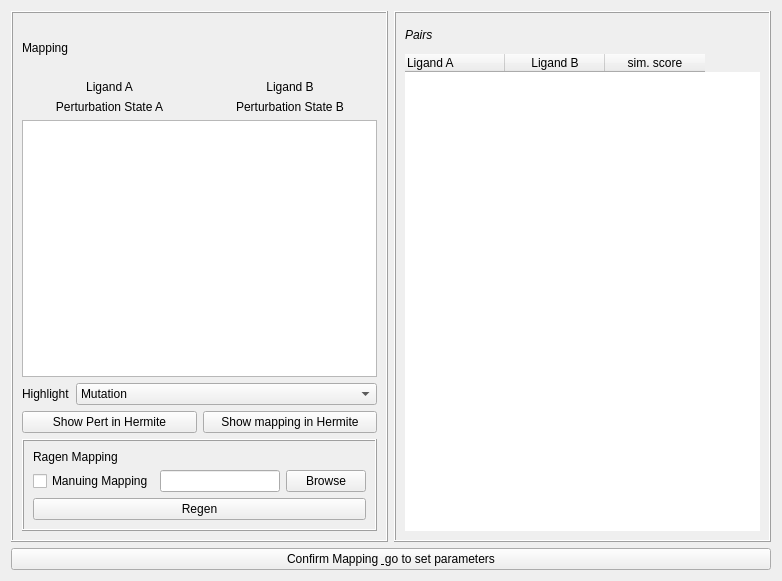
<?xml version="1.0" encoding="UTF-8"?>
<ui version="4.0">
 <class>Mapping</class>
 <widget class="QWidget" name="Mapping">
  <property name="geometry">
   <rect>
    <x>0</x>
    <y>0</y>
    <width>782</width>
    <height>581</height>
   </rect>
  </property>
  <property name="minimumSize">
   <size>
    <width>782</width>
    <height>581</height>
   </size>
  </property>
  <property name="windowTitle">
   <string>Form</string>
  </property>
  <layout class="QVBoxLayout" name="verticalLayout_4" stretch="0,0">
   <item>
    <layout class="QHBoxLayout" name="horizontalLayout" stretch="1,1">
     <item>
      <widget class="QFrame" name="frame_2">
       <property name="frameShape">
        <enum>QFrame::Box</enum>
       </property>
       <property name="frameShadow">
        <enum>QFrame::Raised</enum>
       </property>
       <layout class="QVBoxLayout" name="verticalLayout_2" stretch="1,0,5,0,0,0">
        <item>
         <widget class="QLabel" name="label">
          <property name="text">
           <string>Mapping</string>
          </property>
         </widget>
        </item>
        <item>
         <layout class="QGridLayout" name="gridLayout">
          <item row="0" column="0">
           <widget class="QLabel" name="label_4">
            <property name="styleSheet">
             <string notr="true">border-left: 2px solid rgb(170, 85, 127);</string>
            </property>
            <property name="text">
             <string>Ligand A</string>
            </property>
            <property name="alignment">
             <set>Qt::AlignCenter</set>
            </property>
           </widget>
          </item>
          <item row="0" column="1">
           <widget class="QLabel" name="label_6">
            <property name="styleSheet">
             <string notr="true">border-left: 1px solid rgb(0, 0, 0);</string>
            </property>
            <property name="text">
             <string>Ligand B</string>
            </property>
            <property name="alignment">
             <set>Qt::AlignCenter</set>
            </property>
           </widget>
          </item>
          <item row="1" column="0">
           <widget class="QLabel" name="label_7">
            <property name="text">
             <string>Perturbation State A</string>
            </property>
            <property name="alignment">
             <set>Qt::AlignCenter</set>
            </property>
           </widget>
          </item>
          <item row="1" column="1">
           <widget class="QLabel" name="label_8">
            <property name="styleSheet">
             <string notr="true">border-top-color: rgb(0, 0, 0);
border-top-width: 2px;</string>
            </property>
            <property name="text">
             <string>Perturbation State B</string>
            </property>
            <property name="alignment">
             <set>Qt::AlignCenter</set>
            </property>
           </widget>
          </item>
         </layout>
        </item>
        <item>
         <layout class="QHBoxLayout" name="horizontalLayout_2">
          <item>
           <widget class="QGraphicsView" name="graphicsView"/>
          </item>
         </layout>
        </item>
        <item>
         <layout class="QFormLayout" name="formLayout">
          <item row="0" column="0">
           <widget class="QLabel" name="label_10">
            <property name="text">
             <string>Highlight</string>
            </property>
           </widget>
          </item>
          <item row="0" column="1">
           <widget class="QComboBox" name="comboBox">
            <item>
             <property name="text">
              <string>Mutation</string>
             </property>
            </item>
           </widget>
          </item>
         </layout>
        </item>
        <item>
         <layout class="QHBoxLayout" name="horizontalLayout_4">
          <item>
           <widget class="QPushButton" name="button_showPertHermite">
            <property name="text">
             <string>Show Pert in Hermite</string>
            </property>
           </widget>
          </item>
          <item>
           <widget class="QPushButton" name="button_showMapHermite">
            <property name="text">
             <string>Show mapping in Hermite</string>
            </property>
           </widget>
          </item>
         </layout>
        </item>
        <item>
         <widget class="QFrame" name="frame_3">
          <property name="frameShape">
           <enum>QFrame::Box</enum>
          </property>
          <property name="frameShadow">
           <enum>QFrame::Raised</enum>
          </property>
          <layout class="QVBoxLayout" name="verticalLayout_3">
           <item>
            <widget class="QLabel" name="label_12">
             <property name="text">
              <string>Ragen Mapping</string>
             </property>
            </widget>
           </item>
           <item>
            <layout class="QHBoxLayout" name="horizontalLayout_5">
             <item>
              <widget class="QCheckBox" name="check_mapRegen">
               <property name="text">
                <string>Manuing Mapping</string>
               </property>
              </widget>
             </item>
             <item>
              <widget class="QLineEdit" name="lineEdit_editMapp"/>
             </item>
             <item>
              <widget class="QPushButton" name="button_browse_map">
               <property name="text">
                <string>Browse</string>
               </property>
              </widget>
             </item>
            </layout>
           </item>
           <item>
            <widget class="QPushButton" name="button_mapRegen">
             <property name="text">
              <string>Regen</string>
             </property>
            </widget>
           </item>
          </layout>
         </widget>
        </item>
       </layout>
      </widget>
     </item>
     <item>
      <widget class="QFrame" name="frame">
       <property name="frameShape">
        <enum>QFrame::Box</enum>
       </property>
       <property name="frameShadow">
        <enum>QFrame::Raised</enum>
       </property>
       <layout class="QVBoxLayout" name="verticalLayout" stretch="1,18">
        <item>
         <widget class="QLabel" name="label_11">
          <property name="font">
           <font>
            <italic>true</italic>
           </font>
          </property>
          <property name="text">
           <string>Pairs</string>
          </property>
         </widget>
        </item>
        <item>
         <widget class="QTableWidget" name="tableWidget">
          <property name="frameShape">
           <enum>QFrame::NoFrame</enum>
          </property>
          <column>
           <property name="text">
            <string>Ligand A</string>
           </property>
           <property name="textAlignment">
            <set>AlignJustify|AlignVCenter</set>
           </property>
          </column>
          <column>
           <property name="text">
            <string>Ligand B</string>
           </property>
          </column>
          <column>
           <property name="text">
            <string>sim. score</string>
           </property>
           <property name="icon">
            <iconset>
             <normaloff>imgs/ArrowDouble.png</normaloff>imgs/ArrowDouble.png</iconset>
           </property>
          </column>
         </widget>
        </item>
       </layout>
      </widget>
     </item>
    </layout>
   </item>
   <item>
    <widget class="QPushButton" name="button_next_pertGraph">
     <property name="text">
      <string>Confirm Mapping &amp; go to set parameters</string>
     </property>
    </widget>
   </item>
  </layout>
 </widget>
 <resources/>
 <connections/>
</ui>
